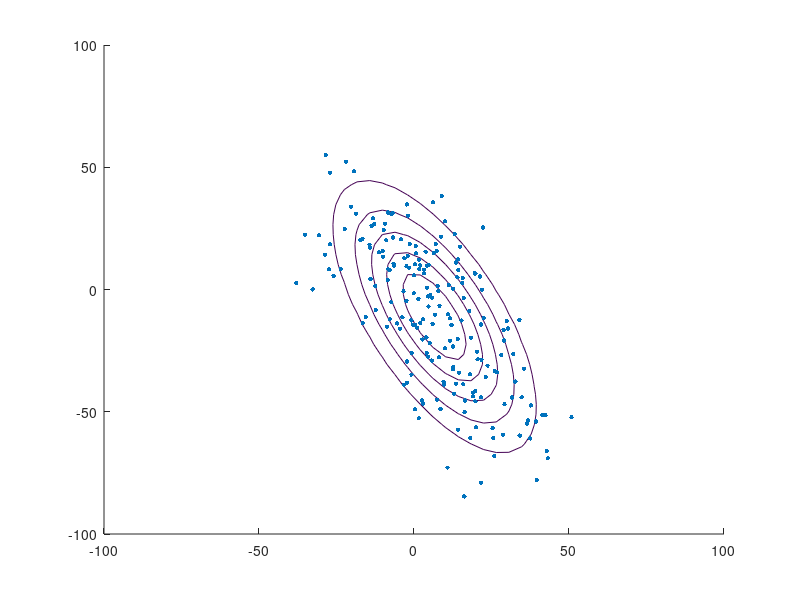

This figure's MATLAB source:

N = 200;
A = [10 8; -15 30]; d = [5 -10];
X = randn(N,2) * A + repmat(d, N, 1);

M=mean(X)
C=cov(X)
P=[]
for i=1:N
U=X(i,:)-M
T=U'
P=cat(1,P,(1/(2*pi*sqrt(det(C))))*exp((-1/2)*U*inv(C)*T))
end

hold on
x=linspace(-100,100,50)
y=linspace(-100,100,50)
p=zeros(50)
[x,y]=meshgrid(x,y)
for i=1:50
    for j=1:50
        u=[x(i,j),y(i,j)]-M
        t=u'
        p(i,j)=(1/(2*pi*sqrt(det(C))))*exp((-1/2)*u*inv(C)*t)
        clc
    end
end
imagesc(-100,-100,zeros(200))
imagesc(-60,-60,p(1:0.4:end,1:0.4:end))
contour(x,y,p,5)
hold on 
scatter(X(:,1),X(:,2),10,'filled','k')
